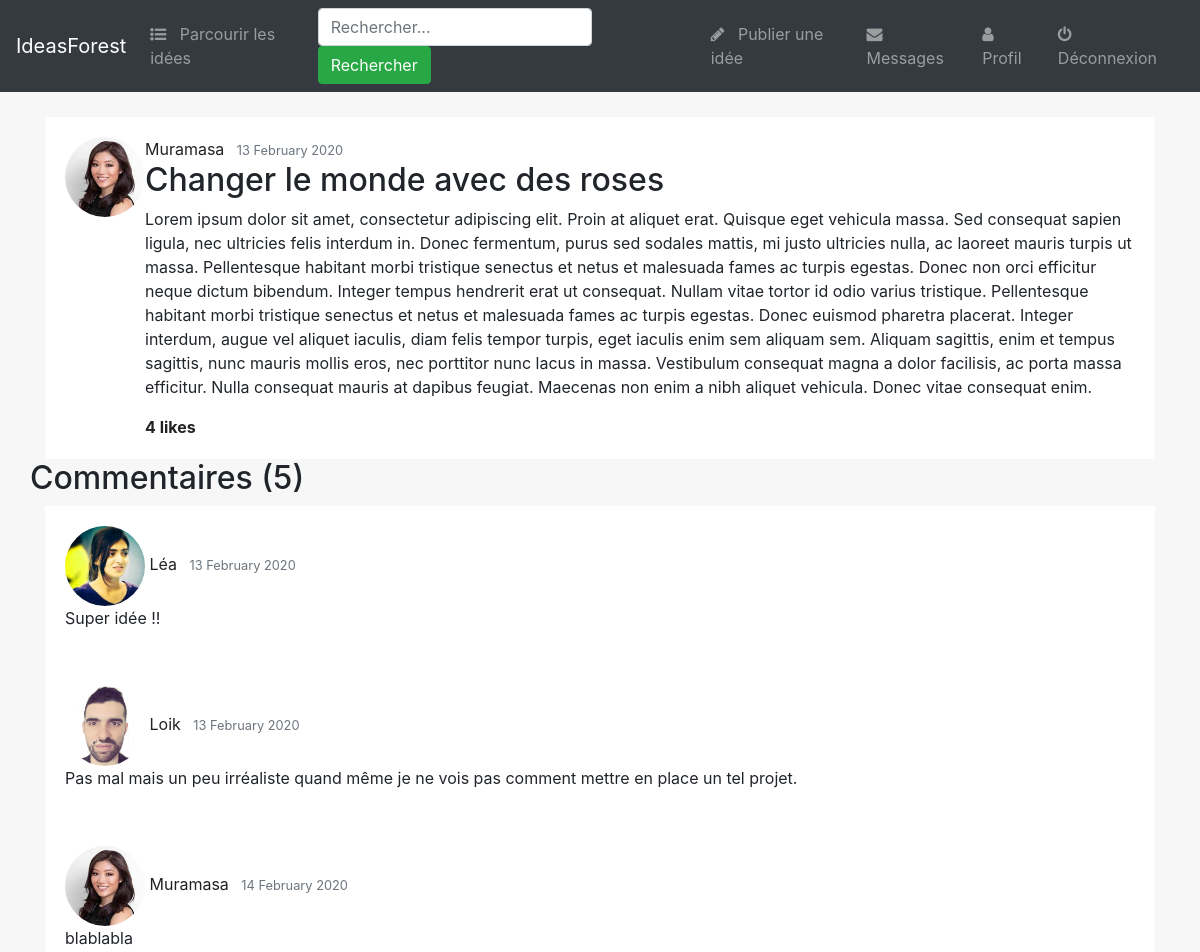
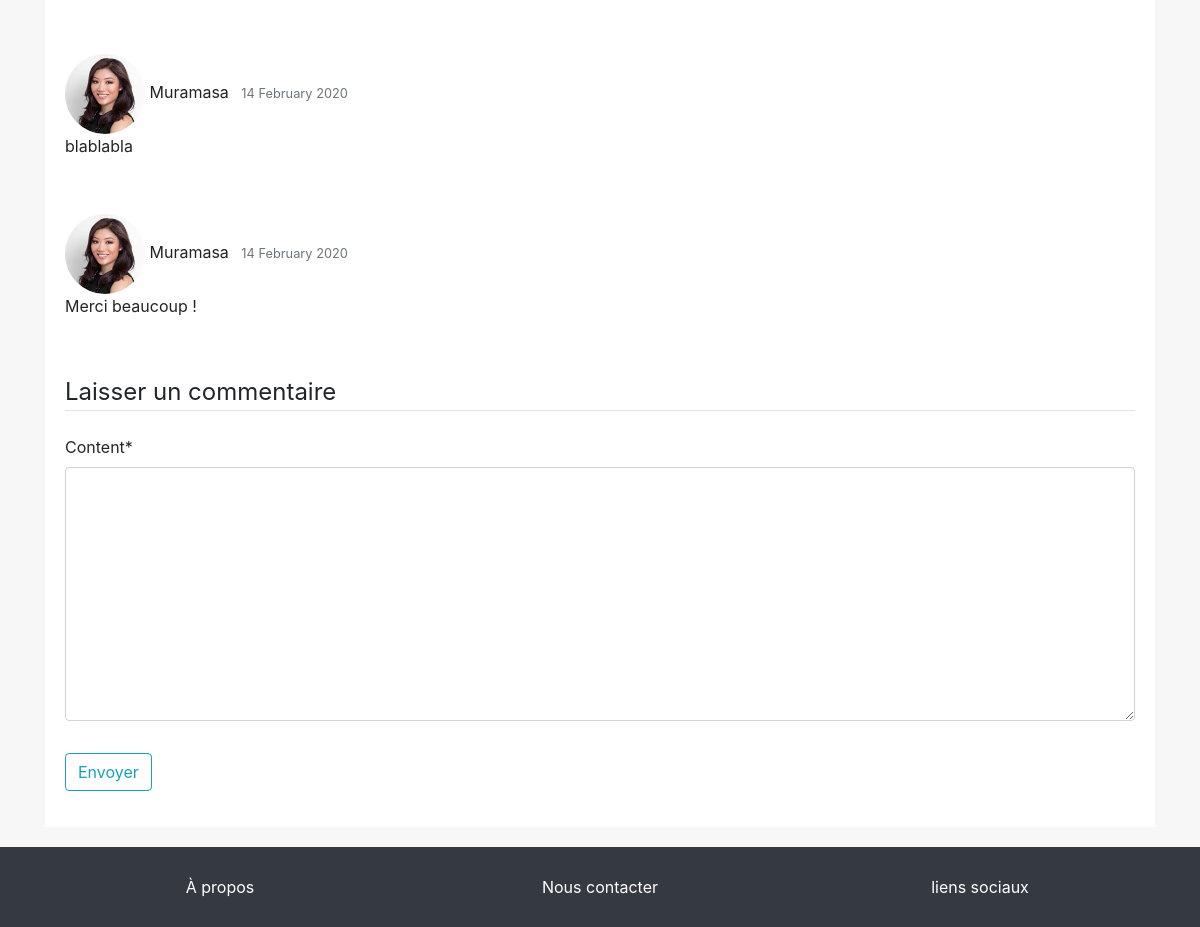
/post/25/ (signed in), run on the app's committed database (2 pictures, top to bottom).
### blog/models.py (models this page shows, shortened)
class Post(models.Model):
    title = models.CharField(max_length=100)
    content = models.TextField()
    date_posted = models.DateTimeField(default=timezone.now)
    author = models.ForeignKey(User, on_delete=models.CASCADE)
    def get_likes(self):
        return Like.objects.filter(post=self)

class Comment(models.Model):
    content = models.TextField()
    post = models.ForeignKey(Post, on_delete=models.CASCADE)
    author = models.ForeignKey(User, on_delete=models.CASCADE)
    date_posted = models.DateTimeField(default=timezone.now)

### users/models.py (models this page shows, shortened)
class Profile(models.Model):
    user = models.OneToOneField(User, on_delete=models.CASCADE)
    image = models.ImageField(default='default.jpg', upload_to='profile_pics')
    about = models.TextField(default='')

### blog/views.py (the view)
# urls.py: path('post/<int:pk>/', post_detail_view, name='post-detail'),
def post_detail_view(request,pk):
    context = {}
    post = get_object_or_404(Post, id=pk)
    comments = Comment.objects.filter(post=post)
    already_liked = False
    if request.user.is_authenticated:
        already_liked = Like.objects.filter(post=post,author=request.user).exists()
    if request.method == 'POST':
        form = CommentForm(request.POST)
        form.instance.author = request.user
        form.instance.post = post
        if form.is_valid():
            form.save()
            username = form.cleaned_data.get('content')
    else:
        form = CommentForm()
    return render(request, 'blog/post_detail.html',{
    'about_active': 'active',
    'comments' : comments,
    'post' : post,
    'form' : form,
    'likes_number' : post.get_likes().count(),
    'already_liked' : already_liked
    })

### blog/forms.py
class CommentForm(ModelForm):
    class Meta :
        model = Comment
        fields = ['content']

### blog/templates/blog/post_detail.html (shortened to what this page needs)
{% extends "blog/base.html" %}
{% load crispy_forms_tags %}
{% load static%}
{% block content %}
<div class="col-md-12">
    <article class="media content-section">
        <img class="rounded-circle article-img" src="{{post.author.profile.image.url}}" alt="">
        <div class="media-body">
            <div class="article-metadata">
                <a class="mr-2" href="{% url 'user_detail' post.author.id %}">{{ post.author }}</a>
                <small class="text-muted">{{ post.date_posted|date:"d F Y" }}</small>
            </div>
            <h2 class="article-title">{{ post.title }}</h2>
            <p class="article-content">{{ post.content }}</p>
            <div>
                {% if user.is_authenticated %}
                {% if already_liked %}
                <a class="likes-button liked" href="{% url 'like-post' post.id %}">
                    <span class="likes-number-container">{{ likes_number }}</span>
                    likes</a>
                {% else %}
                <a class="likes-button" href="{% url 'like-post' post.id %}">
                    <span class="likes-number-container">{{ likes_number }}</span>
                    likes</a>
                {% endif %}
                {% else %}
                <a class="likes-button" href="{% url 'like-post' post.id %}"
                    title="Connectez ou inscrivez-vous pour liker.">
                    <span class="likes-number-container">{{ likes_number }}</span>
                    likes</a>
                {% endif %}
            </div>
        </div>
    </article>
</div>
<h2>Commentaires ({{comments.count}})</h2>
{% for comment in comments %}
<div class="col-md-12">
    <div class=" content-section">
        <div><img class="rounded-circle article-img" src="{{comment.author.profile.image.url}}" alt="">
            <a class="mr-2" href="#">{{ comment.author }}</a>
            <small class="text-muted">{{ comment.date_posted|date:"d F Y" }}</small></div>
        <p>{{comment.content}}</p>
    </div>
</div>
{% endfor %}
<div class="col-md-12">
    <div class="content-section">
        <form method="POST">
            <fieldset class="form-group">
                <legend class="border-bottom mb-4">
                    Laisser un commentaire
                </legend>
                {{ form|crispy }}
            </fieldset>
            <div class="form-group">
                <button class="btn btn-outline-info" type="submit">
                    Envoyer
                </button>
            </div>
        </form>
    </div>
</div>
{% endblock content %}

### blog/static/blog/css/main.css (style rules this page uses)
a { color: #222; }
body { background-color: rgb(247, 247, 247); }
article { background-color: white; }
.content-section { background-color: white; padding: 20px; }
.article-img { width: 80px; }
.likes-button.liked { font-weight: bold; }

### data on the page
Post: author.profile.image (picture), author "Muramasa", date_posted "13 February 2020", title "Changer le monde avec des roses", content "Lorem ipsum dolor sit amet, consectetur adipiscing elit. Proin at aliquet erat. Quisque eget vehicula massa. Sed consequat sapien ligula, nec ultricies felis interdum in. Donec fermentum, purus sed sodales mattis, mi justo ultricies nulla, ac laoreet mauris turpis ut massa. Pellentesque habitant morbi tristique senectus et netus et malesuada fames ac turpis egestas. Donec non orci efficitur neque dictum bibendum. Integer tempus hendrerit erat ut consequat. Nullam vitae tortor id odio varius tristique. Pellentesque habitant morbi tristique senectus et netus et malesuada fames ac turpis egestas. Donec euismod pharetra placerat. Integer interdum, augue vel aliquet iaculis, diam felis tempor…"
Comment: author.profile.image (picture), author "Léa", date_posted "13 February 2020", content "Super idée !!"
Comment: author.profile.image (picture), author "Loik", date_posted "13 February 2020", content "Pas mal mais un peu irréaliste quand même je ne vois pas comment mettre en place un tel projet."
Comment: author.profile.image (picture), author "Muramasa", date_posted "14 February 2020", content "blablabla"
Comment: author.profile.image (picture), author "Muramasa", date_posted "14 February 2020", content "blablabla"
Comment: author.profile.image (picture), author "Muramasa", date_posted "14 February 2020", content "Merci beaucoup !"

### other printed values
{{ likes_number }} "4"
{{ comments.count }} "5"
